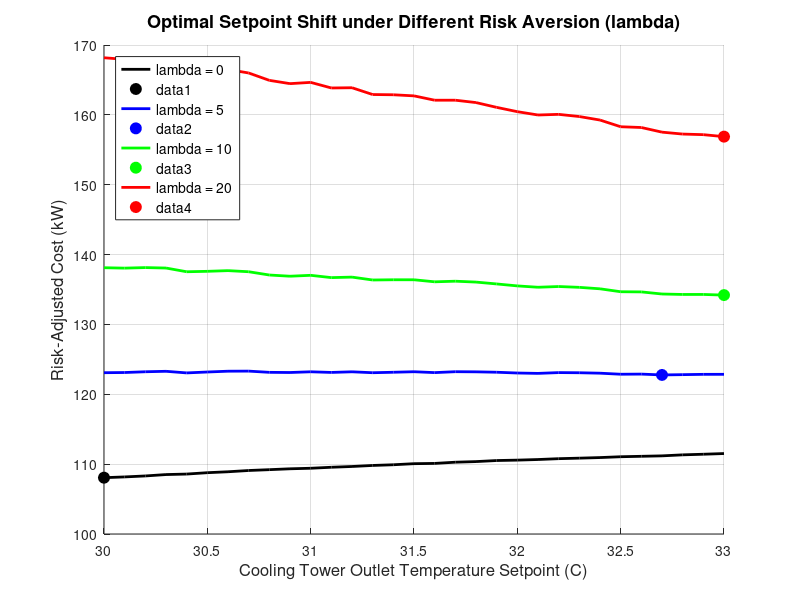
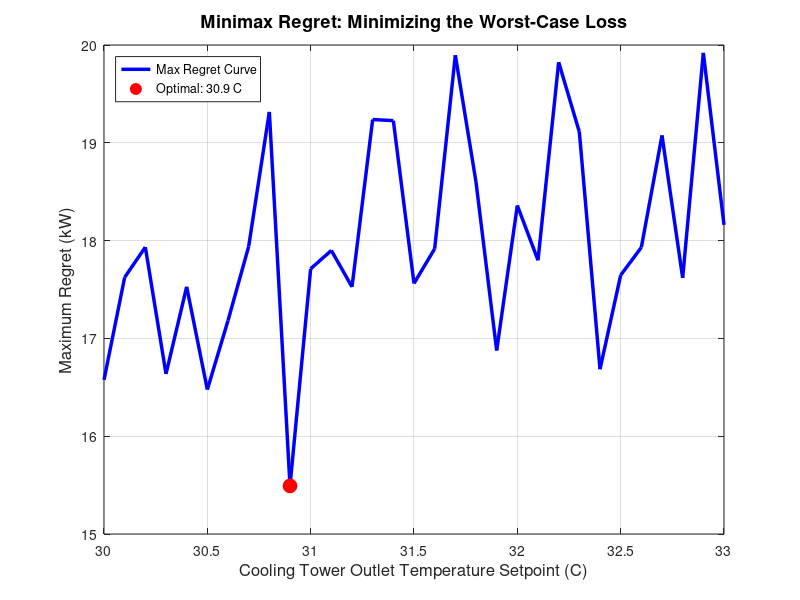

Source code (MATLAB) for these figures, in order: (Note: this script raises an error after producing the figures.)
% ============================================================
% 03_robust_optimization.m
% 功能：风险调整优化（Mean + lambda*Std）+ Minimax Regret 鲁棒优化
% ============================================================

clear; clc; close all;

% 基础模型
p = [-0.125, 9.025, -50.225];
T = 30 : 0.1 : 33;
P_base = polyval(p, T);

% 异方差噪声模型：低温时波动大，高温时波动小（物理直觉）
sigma_T = 3.0 - 0.25 * (T - 30);

% 蒙特卡洛
num_sim = 10000;
rng(2026);
P_samples = zeros(length(T), num_sim);
for i = 1 : length(T)
    P_samples(i, :) = P_base(i) + sigma_T(i) * randn(1, num_sim);
end

P_mean = mean(P_samples, 2);
P_std  = std(P_samples, 0, 2);

% ---------- 风险调整优化 ----------
lambda_list = [0, 5, 10, 20];
figure('Position', [50, 50, 900, 600]);
hold on;
colors = {'k', 'b', 'g', 'r'};
fprintf('\n========== 风险调整（Mean + lambda*Std）最优温度 ==========\n');
for idx = 1 : length(lambda_list)
    lambda = lambda_list(idx);
    P_risk = P_mean + lambda * P_std;
    plot(T, P_risk, 'LineWidth', 2, 'Color', colors{idx}, ...
         'DisplayName', sprintf('lambda = %d', lambda));
    [~, min_idx] = min(P_risk);
    plot(T(min_idx), P_risk(min_idx), 'o', 'MarkerSize', 8, ...
         'MarkerFaceColor', colors{idx}, 'Color', colors{idx});
    fprintf('lambda = %2d  -> 最优设定值 = %.1f C (风险调整成本 = %.2f kW)\n', ...
            lambda, T(min_idx), P_risk(min_idx));
end
xlabel('Cooling Tower Outlet Temperature Setpoint (C)', 'FontSize', 12);
ylabel('Risk-Adjusted Cost (kW)', 'FontSize', 12);
title('Optimal Setpoint Shift under Different Risk Aversion (lambda)', 'FontSize', 13);
legend('Location', 'northwest', 'FontSize', 10);
grid on; hold off;
saveas(gcf, 'results/figures/fig4_risk_aversion.png');

% ---------- Minimax Regret ----------
num_scenarios = 5000;
P_scenario = zeros(length(T), num_scenarios);
for i = 1 : length(T)
    P_scenario(i, :) = P_base(i) + sigma_T(i) * randn(1, num_scenarios);
end
best_cost = min(P_scenario, [], 1);
regret_matrix = zeros(length(T), num_scenarios);
for i = 1 : length(T)
    regret_matrix(i, :) = P_scenario(i, :) - best_cost;
end
max_regret = max(regret_matrix, [], 2);
[~, min_max_regret_idx] = min(max_regret);
T_minimax = T(min_max_regret_idx);

figure('Position', [50, 50, 800, 500]);
plot(T, max_regret, 'b-', 'LineWidth', 2.5);
hold on;
plot(T(min_max_regret_idx), max_regret(min_max_regret_idx), ...
     'ro', 'MarkerSize', 10, 'MarkerFaceColor', 'r');
xlabel('Cooling Tower Outlet Temperature Setpoint (C)', 'FontSize', 12);
ylabel('Maximum Regret (kW)', 'FontSize', 12);
title('Minimax Regret: Minimizing the Worst-Case Loss', 'FontSize', 13);
grid on;
legend('Max Regret Curve', sprintf('Optimal: %.1f C', T_minimax), ...
       'Location', 'northwest');
hold off;
saveas(gcf, 'results/figures/fig5_minimax_regret.png');

fprintf('\nMinimax Regret 最优温度设定值 = %.1f C\n', T_minimax);

% ---------- 30C vs 31C 箱线图 ----------
T1_idx = find(T == 30);
T2_idx = find(abs(T - 31) < 0.01);
data_30 = P_samples(T1_idx, :);
data_31 = P_samples(T2_idx, :);

figure('Position', [100, 100, 600, 700]);
boxplot([data_30', data_31'], {'30C (Det. Optimum)', '31C (Robust Candidate)'}, ...
        'Colors', 'k', 'Symbol', 'o');
ylabel('Total Power Consumption (kW)', 'FontSize', 12);
title('Power Distribution: Deterministic Optimum vs Robust Candidate', 'FontSize', 13);
grid on;
saveas(gcf, 'results/figures/fig6_boxplot_comparison.png');

fprintf('\n========== 30C vs 31C 风险对比 ==========\n');
fprintf('30C : 均值=%.2f kW, 标准差=%.2f kW, 90%%分位=%.2f kW\n', ...
        mean(data_30), std(data_30), prctile(data_30, 90));
fprintf('31C : 均值=%.2f kW, 标准差=%.2f kW, 90%%分位=%.2f kW\n', ...
        mean(data_31), std(data_31), prctile(data_31, 90));

disp('所有图已保存到 results/figures/');
